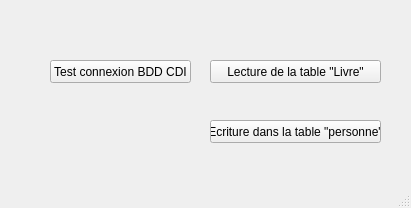
<?xml version="1.0" encoding="UTF-8"?>
<ui version="4.0">
 <class>MainWindow</class>
 <widget class="QMainWindow" name="MainWindow">
  <property name="geometry">
   <rect>
    <x>0</x>
    <y>0</y>
    <width>411</width>
    <height>208</height>
   </rect>
  </property>
  <property name="windowTitle">
   <string>Test_BDD_Mysql</string>
  </property>
  <widget class="QWidget" name="centralwidget">
   <widget class="QPushButton" name="pushButton">
    <property name="geometry">
     <rect>
      <x>50</x>
      <y>60</y>
      <width>141</width>
      <height>23</height>
     </rect>
    </property>
    <property name="text">
     <string>Test connexion BDD CDI</string>
    </property>
   </widget>
   <widget class="QPushButton" name="pushButton_2">
    <property name="geometry">
     <rect>
      <x>210</x>
      <y>60</y>
      <width>171</width>
      <height>23</height>
     </rect>
    </property>
    <property name="text">
     <string>Lecture de la table &quot;Livre&quot;</string>
    </property>
   </widget>
   <widget class="QPushButton" name="pushButton_3">
    <property name="geometry">
     <rect>
      <x>210</x>
      <y>120</y>
      <width>171</width>
      <height>23</height>
     </rect>
    </property>
    <property name="text">
     <string>Ecriture dans la table &quot;personne&quot;</string>
    </property>
   </widget>
  </widget>
  <widget class="QMenuBar" name="menubar">
   <property name="geometry">
    <rect>
     <x>0</x>
     <y>0</y>
     <width>411</width>
     <height>21</height>
    </rect>
   </property>
  </widget>
  <widget class="QStatusBar" name="statusbar"/>
 </widget>
 <resources/>
 <connections/>
</ui>
